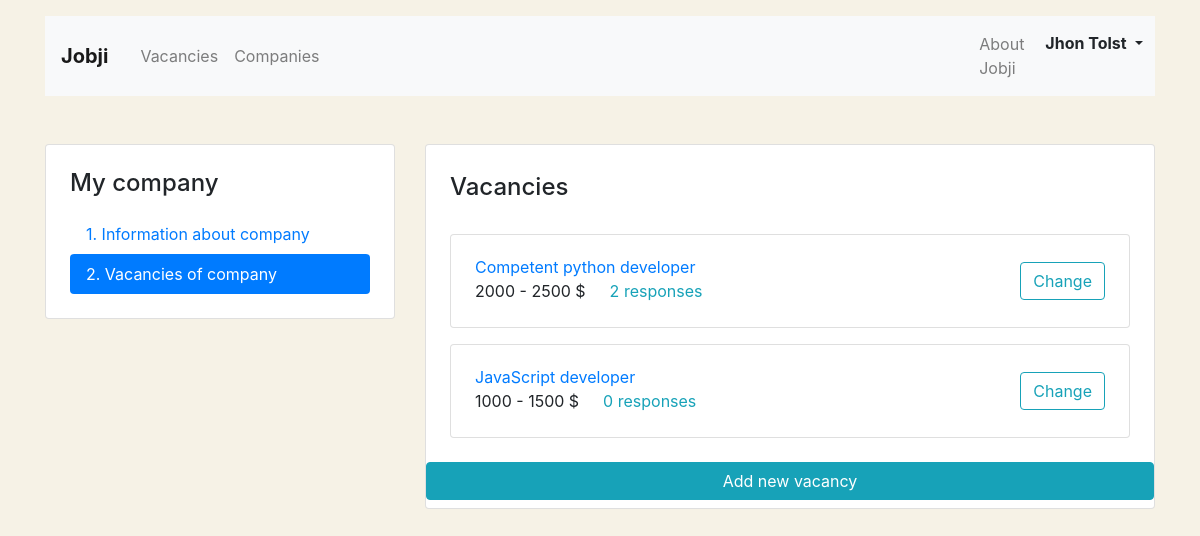
The page /mycompany/vacancies (signed in) on the database its author committed.
### app_vacancy/models.py (models this page shows, shortened)
class Vacancy(models.Model):
    title = models.CharField(max_length=29)
    specialty = models.ForeignKey(Specialty, on_delete=models.CASCADE, related_name='vacancies')
    company = models.ForeignKey(Company, on_delete=models.CASCADE, related_name='vacancies')
    skills = models.TextField()
    description = models.TextField()
    salary_min = models.PositiveIntegerField()
    salary_max = models.PositiveIntegerField()
    published_at = models.DateField(auto_now_add=True)

### app_vacancy/views/mycomp.py (the view)
# urls.py: path('vacancies', MyCompanyVacanciesView.as_view(), name='MyCompanyVacanciesView'),
class MyCompanyVacanciesView(TestIfUserHasCompanyMixin, View):
    @method_decorator(login_required)
    def get(self, request):
        owner = request.user
        vacancies = (
            owner.company.vacancies
            .values('id', 'title', 'salary_min', 'salary_max')
            .annotate(applications_number=Count('applications'))
        )
        if not vacancies:
            return redirect('MyCompanyVacanciesStartView')
        mycomp_vacs = {'vacancies': vacancies}
        return render(request, 'mycompany/mycompany_vacancy-list.html', context=mycomp_vacs)

### app_vacancy/views/mycomp.py (called while the page is built)
    def test_func(self):
        try:
            if self.request.user.company:
                return True
        except ObjectDoesNotExist:
            return False

### templates/mycompany/mycompany_vacancy-list.html
{% extends 'mycompany/base_mycompany.html' %}
{% block content %}
  <main class="container mt-3 pb-5">
    <div class="row mt-5">
      <div class="col-12 col-lg-4">
        <aside class="pt-3 pb-4 px-4 mb-5 card">
          <h1 class="h4 pt-2 pb-2">My company</h1>
          <div class="nav flex-column nav-pills" id="v-pills-tab" role="tablist" aria-orientation="vertical">
            <a class="nav-link" href="{% url 'MyCompanyView' %}">1. Information about company</a>
            <a class="nav-link active" href="{% url 'MyCompanyVacanciesView' %}">2. Vacancies of company</a>
          </div>
        </aside>
      </div>
      <div class="col-12 col-lg-8">
        <div class="card">
          <div class="card-body px-4 pb-4">
            <section class="tab-pane fade show active">
              <h2 class="h4 pt-2 pb-3">Vacancies</h2>
              {% for vacancy in vacancies %}
              <div class="card mt-3">
                <div class="card-body px-4">
                  <div class="row align-items-center">
                    <div class="col-6 col-lg-8">
                      <a href="{% url 'MyCompanyOneVacancyView' vacancy.id %}" class="mb-1">{{ vacancy.title }}</a>
                      <p class="mb-1">
                        <span class="mr-4">{{ vacancy.salary_min }} - {{ vacancy.salary_max }} $</span><a href="{% url 'MyCompanyOneVacancyView' vacancy.id %}#application" class="text-info">{{ vacancy.applications_number }} responses</a>
                      </p>
                    </div>
                    <div class="col-6 col-lg-4 text-right">
                      <a href="{% url 'MyCompanyOneVacancyView' vacancy.id %}" class="btn btn-outline-info">Change</a>
                    </div>
                  </div>
                </div>
              </div>
              {% endfor %}
            </section>
          </div>
          <a href="{% url 'MyCompanyVacancyCreateView' %}" class="btn btn-info mb-2">Add new vacancy</a>
        </div>
      </div>
    </div>
  </main>
{% endblock %}

### templates/mycompany/base_mycompany.html (shortened to what this page needs)
<!DOCTYPE html>
<html lang="ru">
<head>
  <link rel="stylesheet" href="https://stackpath.bootstrapcdn.com/bootstrap/4.3.1/css/bootstrap.min.css">
</head>
<body>
  <header class="container mt-3">
    <nav class="navbar navbar-expand-lg navbar-light bg-light">
      <a class="navbar-brand mr-4 font-weight-bold" href="{% url 'MainView' %}">Jobji</a>
      <div class="collapse navbar-collapse justify-content-between" id="navbarNav">
        <ul class="navbar-nav col-10">
          <li class="nav-item">
            <a class="nav-link" href="{% url 'AllVacanciesView' %}">Vacancies</a>
          </li>
          <li class="nav-item">
            <a class="nav-link" href="{% url 'AllCompaniesView' %}">Companies</a>
          </li>
        </ul>
        <ul class="navbar-nav justify-content-end">
          <li class="nav-item">
            <a class="nav-link" href="{% url 'AboutView' %}">About Jobji</a>
          </li>
          <li class="nav-item active">
            <div class="btn-group">
              <button type="button" class="btn dropdown-toggle font-weight-bold" data-toggle="dropdown" aria-haspopup="true" aria-expanded="false">
                {{ request.user.first_name }} {{ request.user.last_name }}
              </button>
            </div>
          </li>
        </ul>
      </div>
    </nav>
  </header>
{% block content %}
{% endblock %}
</body>
</html>

### templates/mycompany/base_mycompany.html (style rules this page uses)
body { background-color: #F6F2E6; }

### rows shown on the page
Vacancy: title "Competent python developer", salary_min "2000", salary_max "2500", applications_number "2"
Vacancy: title "JavaScript developer", salary_min "1000", salary_max "1500", applications_number "0"

### other values the page prints
{{ request.user.first_name }} "Jhon"
{{ request.user.last_name }} "Tolst"
